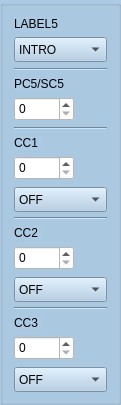
     <widget class="QGroupBox" name="columnbox5">
      <property name="geometry">
       <rect>
        <x>480</x>
        <y>60</y>
        <width>121</width>
        <height>381</height>
       </rect>
      </property>
      <property name="styleSheet">
       <string notr="true">background-color: rgb(172, 202, 227);</string>
      </property>
      <layout class="QVBoxLayout" name="verticalLayout_9">
       <item>
        <widget class="QLabel" name="label_BankPC1_5">
         <property name="sizePolicy">
          <sizepolicy hsizetype="Fixed" vsizetype="Preferred">
           <horstretch>0</horstretch>
           <verstretch>0</verstretch>
          </sizepolicy>
         </property>
         <property name="maximumSize">
          <size>
           <width>16777215</width>
           <height>30</height>
          </size>
         </property>
         <property name="text">
          <string>LABEL5</string>
         </property>
        </widget>
       </item>
       <item>
        <widget class="QComboBox" name="presetLabel1_5">
         <property name="minimumSize">
          <size>
           <width>0</width>
           <height>25</height>
          </size>
         </property>
         <property name="styleSheet">
          <string notr="true">background-color: rgb(172, 202, 227);</string>
         </property>
         <item>
          <property name="text">
           <string>INTRO</string>
          </property>
         </item>
         <item>
          <property name="text">
           <string>VERSE</string>
          </property>
         </item>
         <item>
          <property name="text">
           <string>CHORUS</string>
          </property>
         </item>
         <item>
          <property name="text">
           <string>SOLO</string>
          </property>
         </item>
         <item>
          <property name="text">
           <string>OUTRO</string>
          </property>
         </item>
         <item>
          <property name="text">
           <string>BRIDGE</string>
          </property>
         </item>
        </widget>
       </item>
       <item>
        <widget class="Line" name="line_6">
         <property name="orientation">
          <enum>Qt::Horizontal</enum>
         </property>
        </widget>
       </item>
       <item>
        <widget class="QLabel" name="label_PC1_5">
         <property name="sizePolicy">
          <sizepolicy hsizetype="Fixed" vsizetype="Preferred">
           <horstretch>0</horstretch>
           <verstretch>0</verstretch>
          </sizepolicy>
         </property>
         <property name="maximumSize">
          <size>
           <width>16777215</width>
           <height>30</height>
          </size>
         </property>
         <property name="text">
          <string>PC5/SC5</string>
         </property>
        </widget>
       </item>
       <item>
        <widget class="QSpinBox" name="spinBox_PC1_5">
         <property name="sizePolicy">
          <sizepolicy hsizetype="Fixed" vsizetype="Fixed">
           <horstretch>0</horstretch>
           <verstretch>0</verstretch>
          </sizepolicy>
         </property>
         <property name="minimumSize">
          <size>
           <width>60</width>
           <height>24</height>
          </size>
         </property>
         <property name="maximumSize">
          <size>
           <width>60</width>
           <height>16777215</height>
          </size>
         </property>
         <property name="styleSheet">
          <string notr="true">background-color: rgb(255, 255, 255);</string>
         </property>
         <property name="accelerated">
          <bool>true</bool>
         </property>
         <property name="maximum">
          <number>127</number>
         </property>
        </widget>
       </item>
       <item>
        <widget class="Line" name="line_16">
         <property name="orientation">
          <enum>Qt::Horizontal</enum>
         </property>
        </widget>
       </item>
       <item>
        <widget class="QLabel" name="label_CC1_5">
         <property name="sizePolicy">
          <sizepolicy hsizetype="Fixed" vsizetype="Preferred">
           <horstretch>0</horstretch>
           <verstretch>0</verstretch>
          </sizepolicy>
         </property>
         <property name="maximumSize">
          <size>
           <width>16777215</width>
           <height>30</height>
          </size>
         </property>
         <property name="text">
          <string>CC1 </string>
         </property>
        </widget>
       </item>
       <item>
        <widget class="QSpinBox" name="spinBox_CC1_5">
         <property name="sizePolicy">
          <sizepolicy hsizetype="Fixed" vsizetype="Fixed">
           <horstretch>0</horstretch>
           <verstretch>0</verstretch>
          </sizepolicy>
         </property>
         <property name="minimumSize">
          <size>
           <width>60</width>
           <height>24</height>
          </size>
         </property>
         <property name="maximumSize">
          <size>
           <width>60</width>
           <height>16777215</height>
          </size>
         </property>
         <property name="styleSheet">
          <string notr="true">background-color: rgb(255, 255, 255);</string>
         </property>
         <property name="accelerated">
          <bool>true</bool>
         </property>
         <property name="maximum">
          <number>127</number>
         </property>
        </widget>
       </item>
       <item>
        <widget class="QComboBox" name="onoff1_5">
         <property name="minimumSize">
          <size>
           <width>0</width>
           <height>25</height>
          </size>
         </property>
         <property name="maximumSize">
          <size>
           <width>16777215</width>
           <height>22</height>
          </size>
         </property>
         <property name="styleSheet">
          <string notr="true">background-color: rgb(172, 202, 227);</string>
         </property>
         <item>
          <property name="text">
           <string>OFF</string>
          </property>
         </item>
         <item>
          <property name="text">
           <string>ON</string>
          </property>
         </item>
        </widget>
       </item>
       <item>
        <widget class="Line" name="line_45">
         <property name="orientation">
          <enum>Qt::Horizontal</enum>
         </property>
        </widget>
       </item>
       <item>
        <widget class="QLabel" name="label_CC2_5">
         <property name="sizePolicy">
          <sizepolicy hsizetype="Fixed" vsizetype="Preferred">
           <horstretch>0</horstretch>
           <verstretch>0</verstretch>
          </sizepolicy>
         </property>
         <property name="maximumSize">
          <size>
           <width>16777215</width>
           <height>30</height>
          </size>
         </property>
         <property name="text">
          <string>CC2 </string>
         </property>
        </widget>
       </item>
       <item>
        <widget class="QSpinBox" name="spinBox_CC2_5">
         <property name="sizePolicy">
          <sizepolicy hsizetype="Fixed" vsizetype="Fixed">
           <horstretch>0</horstretch>
           <verstretch>0</verstretch>
          </sizepolicy>
         </property>
         <property name="minimumSize">
          <size>
           <width>60</width>
           <height>24</height>
          </size>
         </property>
         <property name="maximumSize">
          <size>
           <width>60</width>
           <height>16777215</height>
          </size>
         </property>
         <property name="styleSheet">
          <string notr="true">background-color: rgb(255, 255, 255);</string>
         </property>
         <property name="accelerated">
          <bool>true</bool>
         </property>
         <property name="maximum">
          <number>127</number>
         </property>
        </widget>
       </item>
       <item>
        <widget class="QComboBox" name="onoff2_5">
         <property name="minimumSize">
          <size>
           <width>0</width>
           <height>25</height>
          </size>
         </property>
         <property name="maximumSize">
          <size>
           <width>16777215</width>
           <height>22</height>
          </size>
         </property>
         <property name="styleSheet">
          <string notr="true">background-color: rgb(172, 202, 227);</string>
         </property>
         <item>
          <property name="text">
           <string>OFF</string>
          </property>
         </item>
         <item>
          <property name="text">
           <string>ON</string>
          </property>
         </item>
        </widget>
       </item>
       <item>
        <widget class="Line" name="line_34">
         <property name="orientation">
          <enum>Qt::Horizontal</enum>
         </property>
        </widget>
       </item>
       <item>
        <widget class="QLabel" name="label_CC3_5">
         <property name="sizePolicy">
          <sizepolicy hsizetype="Fixed" vsizetype="Preferred">
           <horstretch>0</horstretch>
           <verstretch>0</verstretch>
          </sizepolicy>
         </property>
         <property name="maximumSize">
          <size>
           <width>16777215</width>
           <height>30</height>
          </size>
         </property>
         <property name="text">
          <string>CC3 </string>
         </property>
        </widget>
       </item>
       <item>
        <widget class="QSpinBox" name="spinBox_CC3_5">
         <property name="sizePolicy">
          <sizepolicy hsizetype="Fixed" vsizetype="Fixed">
           <horstretch>0</horstretch>
           <verstretch>0</verstretch>
          </sizepolicy>
         </property>
         <property name="minimumSize">
          <size>
           <width>60</width>
           <height>24</height>
          </size>
         </property>
         <property name="maximumSize">
          <size>
           <width>60</width>
           <height>16777215</height>
          </size>
         </property>
         <property name="styleSheet">
          <string notr="true">background-color: rgb(255, 255, 255);</string>
         </property>
         <property name="accelerated">
          <bool>true</bool>
         </property>
         <property name="maximum">
          <number>127</number>
         </property>
        </widget>
       </item>
       <item>
        <widget class="QComboBox" name="onoff3_5">
         <property name="minimumSize">
          <size>
           <width>0</width>
           <height>25</height>
          </size>
         </property>
         <property name="maximumSize">
          <size>
           <width>16777215</width>
           <height>22</height>
          </size>
         </property>
         <property name="styleSheet">
          <string notr="true">background-color: rgb(172, 202, 227);</string>
         </property>
         <item>
          <property name="text">
           <string>OFF</string>
          </property>
         </item>
         <item>
          <property name="text">
           <string>ON</string>
          </property>
         </item>
        </widget>
       </item>
      </layout>
     </widget>
